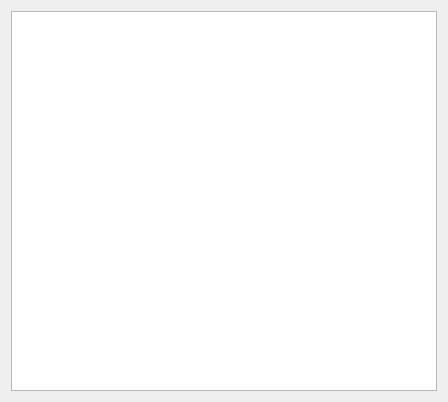
<?xml version="1.0" encoding="UTF-8"?>
<ui version="4.0">
 <class>AllUsersWidget</class>
 <widget class="QWidget" name="AllUsersWidget">
  <property name="geometry">
   <rect>
    <x>0</x>
    <y>0</y>
    <width>448</width>
    <height>402</height>
   </rect>
  </property>
  <property name="windowTitle">
   <string>Form</string>
  </property>
  <layout class="QVBoxLayout" name="verticalLayout">
   <item>
    <widget class="QTableView" name="users_view">
     <property name="editTriggers">
      <set>QAbstractItemView::DoubleClicked</set>
     </property>
     <property name="selectionMode">
      <enum>QAbstractItemView::NoSelection</enum>
     </property>
     <attribute name="horizontalHeaderVisible">
      <bool>false</bool>
     </attribute>
     <attribute name="verticalHeaderVisible">
      <bool>false</bool>
     </attribute>
    </widget>
   </item>
  </layout>
 </widget>
 <resources/>
 <connections/>
</ui>
